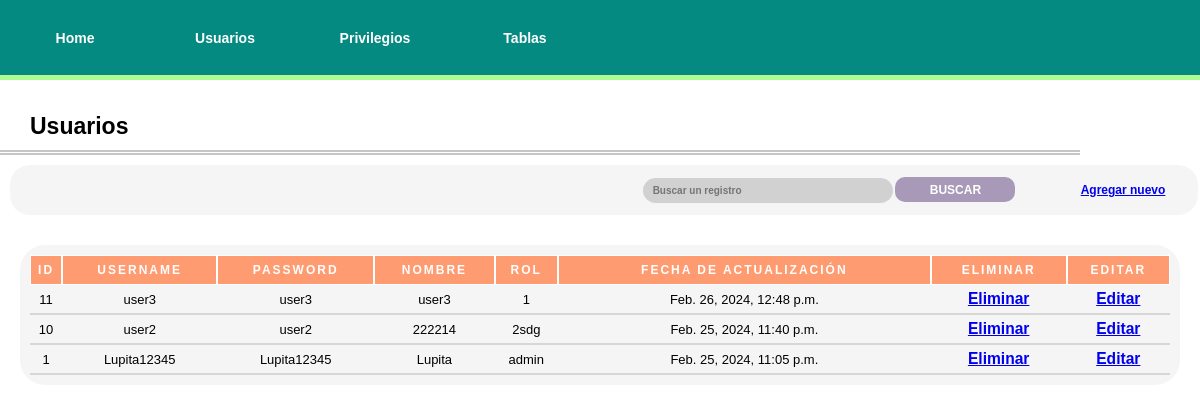
/administration/Users/, run on an earlier commit of the app's database.
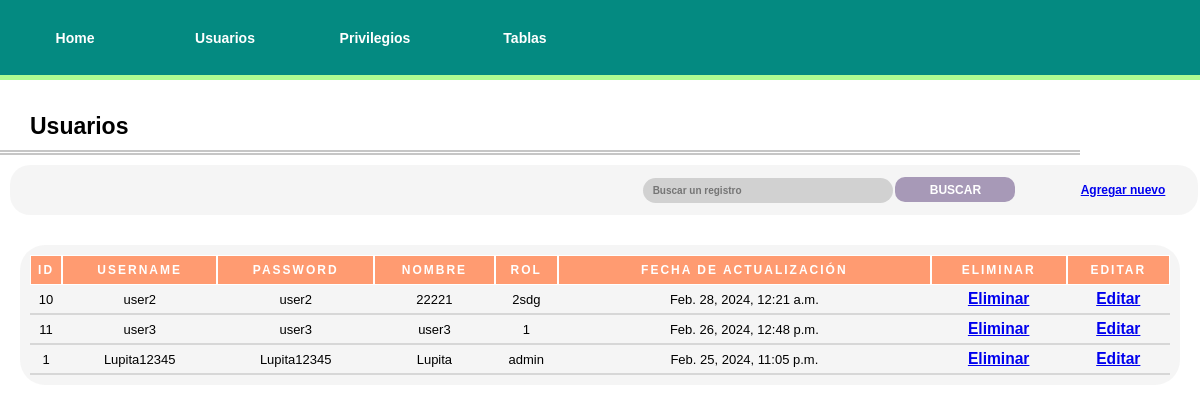
And on a later commit of the database.
### administration/models.py (models this page shows, shortened)
class User(models.Model):
    username = models.CharField(max_length = 100)
    password = models.CharField(max_length=100)
    name = models.CharField(max_length=100)
    rol = models.CharField(max_length = 100)
    update_date = models.DateTimeField("Fecha de actualizacion")

### administration/views.py (the view)
# urls.py: path("Users/", views.users, name="users"),
def users(request):
    if request.GET.get("searching",False):
        search = request.GET['searching']
        if search.strip() != "":
            user_list= User.objects.filter(username__contains=search)
        else:
            user_list= User.objects.order_by("-update_date")
    else:
        user_list= User.objects.order_by("-update_date")
    context = {
        "obj_list":user_list,
        "interface": "Usuarios"
    }
    return render(request, "administration/users.html", context)

### administration/templates/administration/users.html (shortened to what this page needs)
{% load static %}
<!DOCTYPE html>
<html lang="es">
<head>
    <link rel="stylesheet" href="{% static 'styles/styles.css' %}">
</head>
<body>
    <nav>
        <ul>
            <li><a href="{% url 'administration:index' %}">Home</a></li>
            <li><a href="{% url 'administration:users' %}">Usuarios</a></li>
            <li><a href="{% url 'administration:privileges' %}">Privilegios</a></li>
            <li><a href="{% url 'administration:tables' %}">Tablas</a></li>
        </ul>
    </nav>
    <header>
        <div class="h1-container">
            <h1>{{ interface }}</h1>
        </div>
        <div class="double-divider"></div>
        <div class="options-container">
            <form action="" method="get">
                <input type="text" name="searching" id="searching" placeholder="Buscar un registro">
                <button onclick="">Buscar</button>
            </form>
            <a
                href="{% if interface == 'Usuarios' %} {% url 'administration:new_user' %} {% elif interface == 'Privilegios' %} {% url 'administration:new_privilege'  %} {% elif interface == 'Tablas' %} {% url 'administration:new_table' %} {% endif %}">
                Agregar nuevo</a>
        </div>
    </header>
    <main class="container-flex">
        <div class="table-container">
            <table class="bordered-table" cellspacing="0">
                {% if interface == "Usuarios" %}
                <thead>
                    <th>ID</th>
                    <th>Username</th>
                    <th>Password</th>
                    <th>Nombre</th>
                    <th>Rol</th>
                    <th>Fecha de actualización</th>
                    <th>Eliminar</th>
                    <th>Editar</th>
                </thead>
                <tbody>
                    {% if obj_list %}
                    {% for user in obj_list %}
                    <tr>
                        <td>{{ user.id }}</td>
                        <td>{{ user.username }}</td>
                        <td>{{ user.password }}</td>
                        <td>{{ user.name }}</td>
                        <td>{{ user.rol }}</td>
                        <td>{{ user.update_date }}</td>
                        <td><a href="{% url 'administration:delete_user' user.id %}">Eliminar</a></td>
                        <td><a href="{% url 'administration:edit_user' user.id %}">Editar</a></td>
                    </tr>
                    {% endfor %}
                    {% endif %}
                </tbody>
                {% endif %}
            </table>
        </div>
    </main>
</body>
</html>

### administration/static/styles/styles.css (style rules this page uses)
* { padding: 0%; margin: 0%; box-sizing: border-box; font-size: 10px; font-family: Arial, Helvetica, sans-serif; }
:root { --light-green: #ADFC92; --dark-cyan: #048A81; --rose-quartz: #A799B7; --atomic-tangerine: #FF9B71; --tea-green: #DAEDBD; }
nav { display: flex; height: 10vh; width: 100vw; background-color: var(--dark-cyan); border-bottom: solid 5px var(--light-green); }
nav ul { display: flex; width: 50%; height: 100%; align-items: center; justify-content: space-around; list-style: none; }
nav li { width: 20%; height: 100%; display: flex; align-items: center; justify-content: center; color: #fff; }
nav li a { width: 100%; height: 100%; color: inherit; text-decoration: none; font-size: 1.4em; display: flex; justify-content: center; align-items: center; text-decoration: inherit; }
h1 { font-size: 2.3em; }
.h1-container { width: 100vw; height: 60px; display: flex; align-items: flex-end; padding-left: 30px; margin-bottom: 10px; }
.double-divider { height: 3px; width: 90%; border-top:5px rgba(128, 128, 128, 0.449) double; align-self: center; }
.options-container { width: 99vw; height: 50px; display: flex; align-items: center; justify-content: space-around; padding-left: 50%; background-color: rgba(240, 240, 240, 0.64); margin: 10px; border-radius: 20px; }
.options-container input[type=text] { min-width: 250px; height: 25px; border: none; background-color: rgba(128, 128, 128, 0.308); padding-left: 10px; border-radius: 20px; color: #000; outline: none; font-weight: bold; }
.options-container button { min-width: 120px; height: 25px; border: none; border-radius: 10px; background-color: var(--rose-quartz); color: white; font-weight: bold; text-transform: uppercase; font-size: 1.2em; cursor: pointer; }
a { font-size: 1.2em; font-family: inherit; font-weight: bold; }
.bordered-table { width: 100%; }
.container-flex { display: flex; align-items: center; justify-content: center; padding: 20px; }
.table-container { width: 100%; background-color: rgba(240, 240, 240, 0.64); border-radius: 25px; display: flex; flex-direction: column; align-items: center; justify-content: center; padding: 10px; }
.bordered-table td { border-bottom: 2px solid #d7d7d7 !important; text-align: center; font-size: 1.3em; }
.bordered-table th { background-color: var(--atomic-tangerine); color: white; text-transform: uppercase; border: 1px solid #ffffff !important; letter-spacing: 2px; font-weight: bold; font-size: 1.2em; }
.bordered-table td,.bordered-table th { height: 30px; }

What changed in the data, as far as the page shows it:
changed User "user2": name "222214" → "22221"; update_date "Feb. 25, 2024, 11:40 p.m." → "Feb. 28, 2024, 12:21 a.m."; moves up the list
